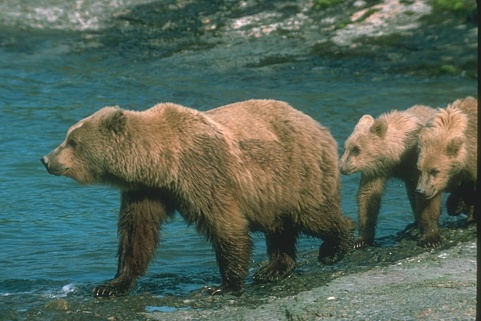
%> input picture data/train/BSDS300/images/train/100075.jpg, 481 x 321 px; its folder holds only this picture in this run
$ octave make_traindata.m   (GNU Octave 9; MATLAB toolbox functions it lacks are replaced by stand-ins)
%> lines starting %> are read from the running program, lines starting %| are printed output that depends on the picture
train_data_path = './data/train/BSDS300/images/train';
type = '*.jpg';
up_scale = 2;
im_cropsize = [56,56];

im_dir = dir(fullfile(train_data_path,type));
im_num = length(im_dir);
train_lr_data = zeros(im_cropsize(1),im_cropsize(2),im_num);
train_hr_data = zeros(im_cropsize(1),im_cropsize(2),im_num);

for ii = 1:im_num
    im = imread(fullfile(train_data_path,im_dir(ii).name));
%> im is the input picture: size 321x481x3 uint8; mean R, G, B 84.4, 101.7, 89.2
    im = double(im)/255.0;
%> im: size 321x481x3 double
    im_ycbcr = rgb2ycbcr(im);
%> im_ycbcr: size 321x481x3 double; mean of channels 1, 2, 3 0.383, 0.491, 0.476
    im = im_ycbcr(:,:,1);
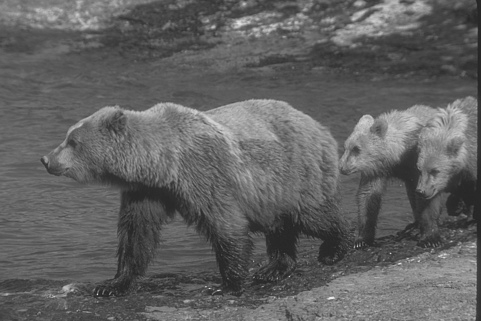
%> im: size 321x481 double; min 0.123, max 0.917, mean 0.383
    [h,w] = size(im);
%> h = 321; w = 481
    im = im(floor(h/2-im_cropsize(1)/2):floor(h/2-im_cropsize(1)/2)+im_cropsize(1)-1,floor(w/2-im_cropsize(2)/2):floor(w/2-im_cropsize(2)/2)+im_cropsize(2)-1);
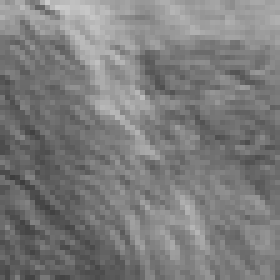
%> im: size 56x56 double (shown 5 times larger); min 0.245, max 0.8, mean 0.49
    train_hr_data(:,:,ii) = im;
    im = imresize(im,1/up_scale,'bicubic');
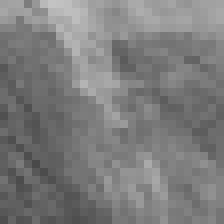
%> im: size 28x28 double (shown 8 times larger); min 0.287, max 0.765, mean 0.49
    im = imresize(im,im_cropsize,'bicubic');
%> im: size 56x56 double
    train_lr_data(:,:,ii) = im;
end
save('train_lr_data.mat','train_lr_data');
save('train_hr_data.mat','train_hr_data');

$ run again, on data/train/BSDS300/images/train/108041.jpg
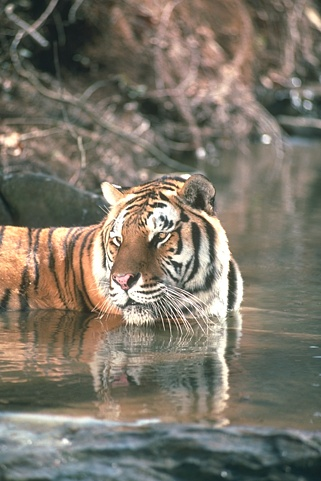
%> input picture data/train/BSDS300/images/train/108041.jpg, 321 x 481 px
%> im is the input picture: size 481x321x3 uint8; mean R, G, B 124.4, 118.2, 105.3
%> im_ycbcr: size 481x321x3 double; mean of channels 1, 2, 3 0.462, 0.476, 0.516
%> `im = im_ycbcr(:,:,1);`:
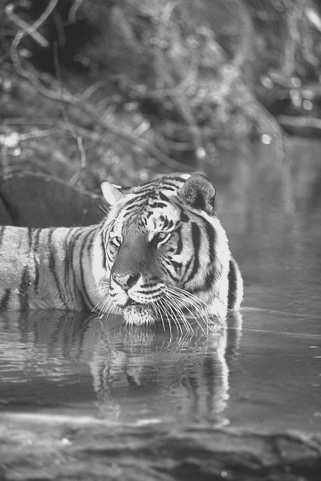
%> im: size 481x321 double; min 0.133, max 0.922, mean 0.462
%> `im = imresize(im,im_cropsize,'bicubic');`:
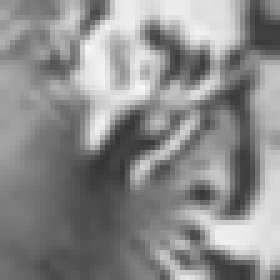
%> im: size 56x56 double (shown 5 times larger); min 0.21, max 0.972, mean 0.548

$ run again, on data/train/BSDS300/images/train/109034.jpg
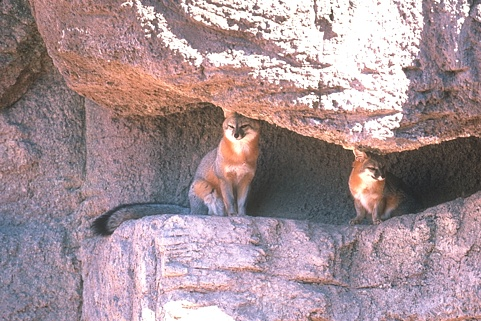
%> input picture data/train/BSDS300/images/train/109034.jpg, 481 x 321 px
%> im is the input picture: size 321x481x3 uint8; mean R, G, B 165.4, 144.3, 149.6
%> im_ycbcr: size 321x481x3 double; mean of channels 1, 2, 3 0.572, 0.499, 0.537
%> `im = im_ycbcr(:,:,1);`:
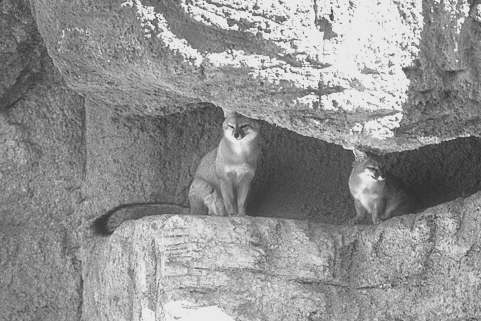
%> im: size 321x481 double; min 0.171, max 0.922, mean 0.572
%> `im = imresize(im,1/up_scale,'bicubic');`:
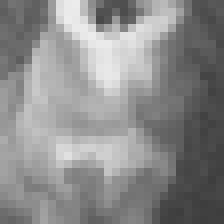
%> im: size 28x28 double (shown 8 times larger); min 0.245, max 0.931, mean 0.547

$ run again, on data/train/BSDS300/images/train/113009.jpg
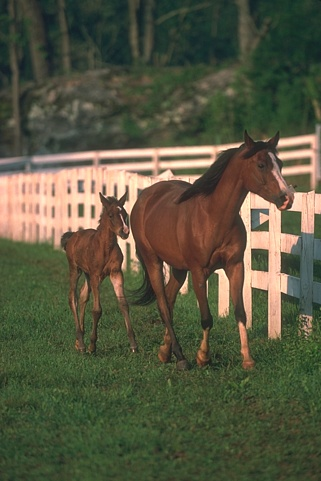
%> input picture data/train/BSDS300/images/train/113009.jpg, 321 x 481 px
%> im is the input picture: size 481x321x3 uint8; mean R, G, B 86.6, 86.7, 64.5
%> im_ycbcr: size 481x321x3 double; mean of channels 1, 2, 3 0.346, 0.464, 0.508
%> `im = im_ycbcr(:,:,1);`:
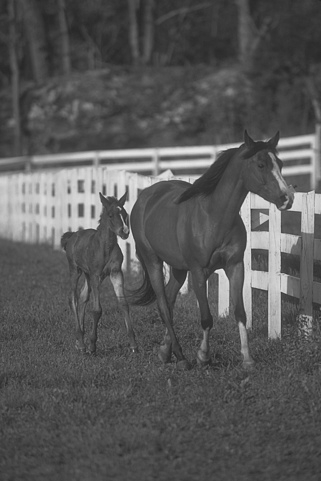
%> im: size 481x321 double; min 0.147, max 0.908, mean 0.346
%> `im = imresize(im,1/up_scale,'bicubic');`:
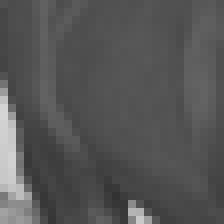
%> im: size 28x28 double (shown 8 times larger); min 0.199, max 0.839, mean 0.338

$ run again, on data/train/BSDS300/images/train/103041.jpg
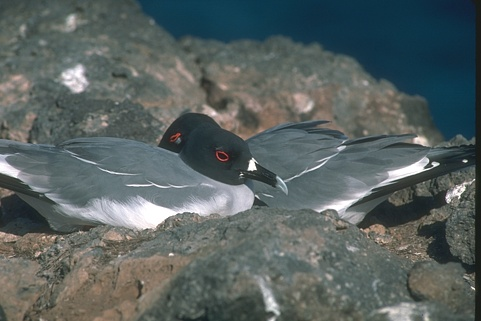
%> input picture data/train/BSDS300/images/train/103041.jpg, 481 x 321 px
%> im is the input picture: size 321x481x3 uint8; mean R, G, B 88.8, 98.4, 97.3
%> im_ycbcr: size 321x481x3 double; mean of channels 1, 2, 3 0.384, 0.506, 0.486
%> `im = im_ycbcr(:,:,1);`:
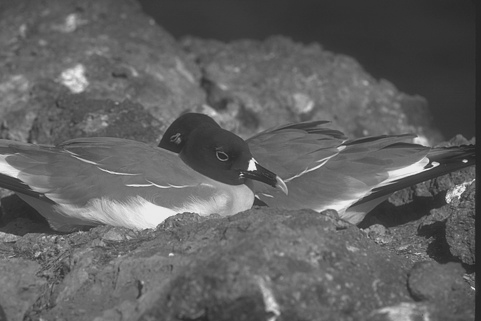
%> im: size 321x481 double; min 0.139, max 0.922, mean 0.384
%> `im = imresize(im,1/up_scale,'bicubic');`:
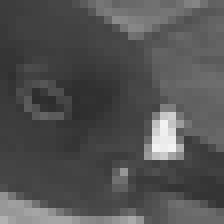
%> im: size 28x28 double (shown 8 times larger); min 0.177, max 0.955, mean 0.324
